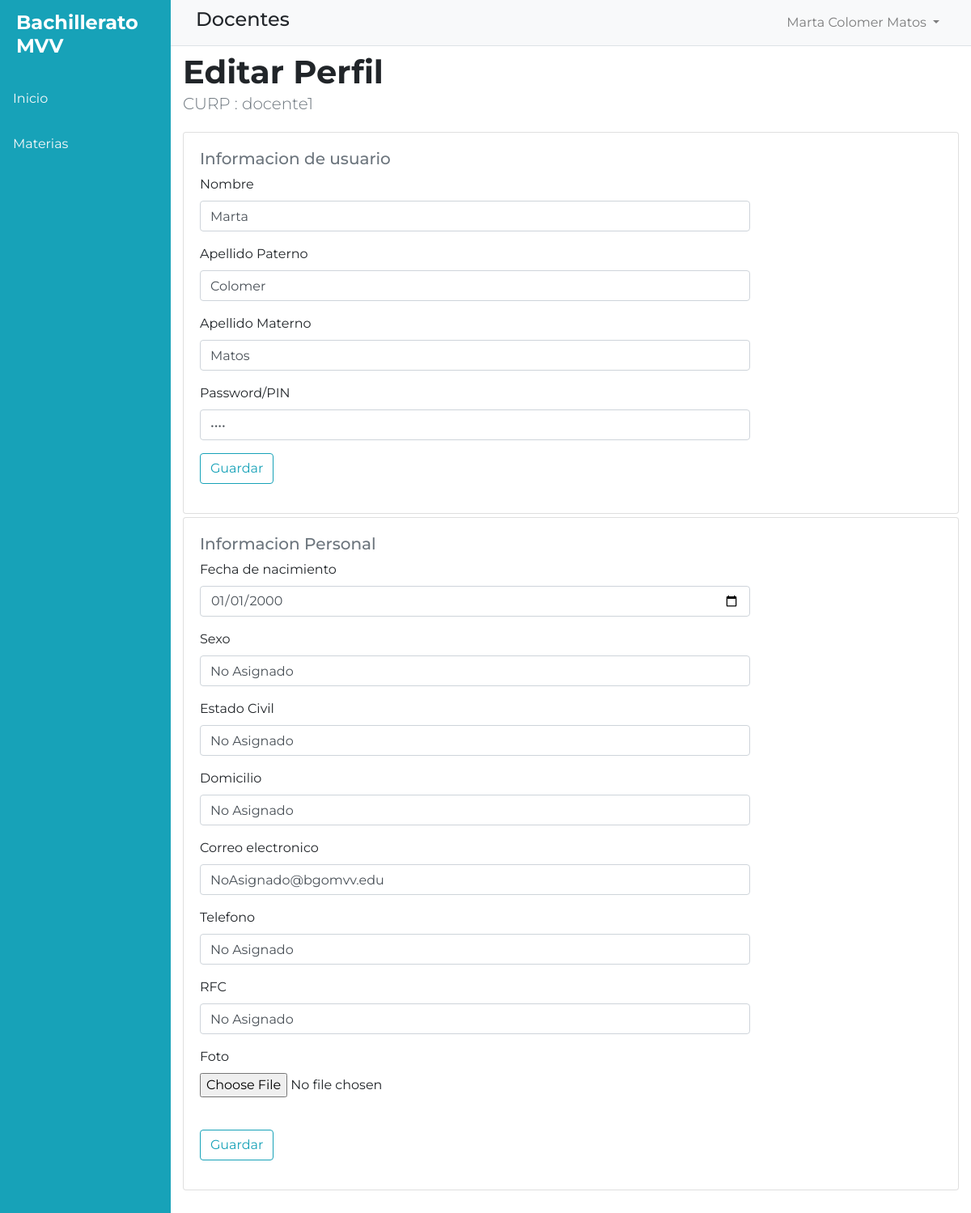
/editar-perfil-docente.php (signed in), run on the app's committed database.
### tables this page shows
CREATE TABLE `docentes` (
  `curp` varchar(45) NOT NULL,
  `nombre` varchar(45) NOT NULL,
  `apellidop` varchar(45) NOT NULL,
  `apellidom` varchar(45) NOT NULL,
  `pin` varchar(45) NOT NULL
);

CREATE TABLE `info_personal_docentes` (
  `curp` varchar(45) NOT NULL,
  `fecha_nacimiento` date DEFAULT NULL,
  `sexo` varchar(45) DEFAULT NULL,
  `estado_civil` varchar(45) DEFAULT NULL,
  `domicilio` varchar(45) DEFAULT NULL,
  `correo_electronico` varchar(45) DEFAULT NULL,
  `telefono` varchar(45) DEFAULT NULL,
  `foto` longblob DEFAULT NULL,
  `rfc` varchar(45) DEFAULT NULL
);

### editar-perfil-docente.php (the view, shortened to what this page needs)
<?php include "TEMPLETES/dashboard-docente.php";
include "CONF/conexion.php";
$curp= $_SESSION["curp"];
$sql=$conexion->query("SELECT * FROM docentes WHERE curp='$curp'");
$sql2=$conexion->query("SELECT * FROM info_personal_docentes WHERE curp='$curp'");
?>
      <div class="w-100">
        <nav class="navbar navbar-expand-lg navbar-light bg-light border-bottom">
          <div class="container">
          <h4>Docentes</h4>
          <div class="collapse navbar-collapse" id="navbarSupportedContent">
            <ul class="navbar-nav ml-auto">
              <li class="nav-item dropdown ml-4">
                <a class="nav-link dropdown-toggle" href="#" id="navbarDropdown" role="button" data-toggle="dropdown" aria-haspopup="true" aria-expanded="false"><img src="" alt="">
                <?php
                  echo $_SESSION["nombre"] ," ", $_SESSION["apellidop"]," ", $_SESSION["apellidom"];
                ?>
                </a>
              </li>
            </ul>
          </div>
          </div>
        </nav>
        <div id="content">
          <section>
            <div class="container">
              <div class="row">
                <div class="col-lg-9">
                  <h1 class="font-weight-bold mt-2 mb-0">Editar Perfil</h1>
                  <p class="lead text-muted">CURP : <?=$curp?> </p>
                </div>
              </div>
            </div>
          </section>
          <section>
            <div class="container">
                <div class="card mt-1">
                  <div class="card-body">
                    <div class="row">
                      <div class="col-lg-9 ">
                        <h5 class="text-muted">Informacion de usuario</h5>
                        <?php include "PHP/contrl-editar-perfil-docente.php"; ?>
                        <form method="POST" enctype="multipart/form-data">
                          <?php
                           while ($datos=$sql->fetch_object()) { ?>
                            <div class="form-group">
                              <label for="nombre">Nombre</label>
                              <input id="nombre" class="form-control" type="text" name="nombre" value="<?=$datos->nombre?>">
                            </div>
                            <div class="form-group">
                              <label for="apellidop">Apellido Paterno</label>
                              <input id="apellidop" class="form-control" type="text" name="apellidop" value="<?=$datos->apellidop?>">
                            </div>
                            <div class="form-group">
                              <label for="apellidom">Apellido Materno</label>
                              <input id="apellidom" class="form-control" type="text" name="apellidom" value="<?=$datos->apellidom?>">
                            </div>
                            <div class="form-group">
                              <label for="pin">Password/PIN</label>
                              <input id="pin" class="form-control" type="password" name="pin" value="<?=$datos->pin?>">
                            </div>
                            <div class="form-group">
                              <button type="submit" class="btn btn-outline-info" value="ok" name="btnGuardar">Guardar</button>
                            </div>
                            <?php } ?>
                        </form>
                      </div>
                    </div>
                  </div>
                </div>
            </div>
          </section>
          <section>
            <div class="container">
                <div class="card mt-1">
                  <div class="card-body">
                    <div class="row">
                      <div class="col-lg-9 ">
                        <h5 class="text-muted">Informacion Personal</h5>
                        <form method="POST" enctype="multipart/form-data">
                          <?php
                           while ($datos=$sql2->fetch_object()) { ?>
                            <div class="form-group">
                              <label for="fecha_nac">Fecha de nacimiento</label>
                              <input id="fecha_nac" class="form-control" type="date" name="fecha_nac" value="<?=$datos->fecha_nacimiento?>">
                            </div>
                            <div class="form-group">
                              <label for="sexo">Sexo</label>
                              <input id="sexo" class="form-control" type="text" name="sexo" value="<?=$datos->sexo?>">
                            </div>
                            <div class="form-group">
                              <label for="estadocivil">Estado Civil</label>
                              <input id="estadocivil" class="form-control" type="text" name="estadocivil" value="<?=$datos->estado_civil?>">
                            </div>
                            <div class="form-group">
                              <label for="domicilio">Domicilio</label>
                              <input id="domicilio" class="form-control" type="text" name="domicilio" value="<?=$datos->domicilio?>">
                            </div>
                            <div class="form-group">
                              <label for="correo">Correo electronico</label>
                              <input id="correo" class="form-control" type="email" name="correo" value="<?=$datos->correo_electronico?>">
                            </div>
                            <div class="form-group">
                              <label for="telefono">Telefono</label>
                              <input id="telefono" class="form-control" type="text" name="telefono" value="<?=$datos->telefono?>">
                            </div>
                            <div class="form-group">
                              <label for="rfc">RFC</label>
                              <input id="rfc" class="form-control" type="text" name="rfc" value="<?=$datos->rfc?>">
                            </div>
                            <div class="form-group">
                              <label for="foto">Foto</label>
                              <input id="foto" class="form-control-file" type="file" name="foto">
                            </div>
                            <div class="form-group">
                              <button type="submit" class="btn btn-outline-info" value="ok" name="btnGuardar2">Guardar</button>
                            </div>
                            <?php } ?>
                        </form>
                      </div>
                    </div>
                  </div>
                </div>
            </div>
          </section>
        </div>
      </div>
<?php include "TEMPLETES/pie-dashboard-docente.php";?>

### CSS/estilo-portal-admin.css (style rules this page uses)
:root { --color1: #F8F1F1; --color2: #11698E; --color3: #19456B; --color4: #7B113A; --color5: black; }
body { font-family: 'Montserrat','Roboto',sans-serif !important; overflow: hidden; }
#content { overflow-y: auto; height: 100vh; padding-bottom: 5rem; }

### data on the page
docentes: nombre "Marta", apellidop "Colomer", apellidom "Matos"
info_personal_docentes: fecha_nac "01/01/2000", sexo "No Asignado", estadocivil "No Asignado", domicilio "No Asignado", correo "NoAsignado@bgomvv.edu", telefono "No Asignado", rfc "No Asignado"

### other printed values
$_SESSION["nombre"] "Marta"
$_SESSION["apellidop"] "Colomer"
$_SESSION["apellidom"] "Matos"
$curp "docente1"
